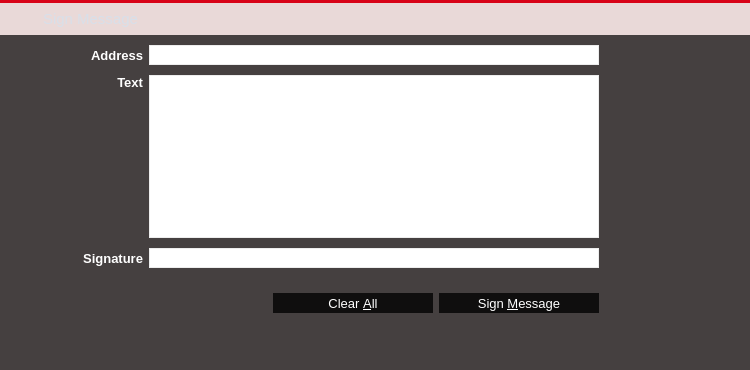
<?xml version="1.0" encoding="UTF-8"?>
<ui version="4.0">
 <class>SignMessagePage</class>
 <widget class="QWidget" name="SignMessagePage">
  <property name="geometry">
   <rect>
    <x>0</x>
    <y>0</y>
    <width>750</width>
    <height>370</height>
   </rect>
  </property>
  <property name="palette">
   <palette>
    <active>
     <colorrole role="Button">
      <brush brushstyle="SolidPattern">
       <color alpha="255">
        <red>233</red>
        <green>217</green>
        <blue>216</blue>
       </color>
      </brush>
     </colorrole>
     <colorrole role="Base">
      <brush brushstyle="SolidPattern">
       <color alpha="255">
        <red>233</red>
        <green>217</green>
        <blue>216</blue>
       </color>
      </brush>
     </colorrole>
     <colorrole role="Window">
      <brush brushstyle="SolidPattern">
       <color alpha="255">
        <red>233</red>
        <green>217</green>
        <blue>216</blue>
       </color>
      </brush>
     </colorrole>
     <colorrole role="Highlight">
      <brush brushstyle="SolidPattern">
       <color alpha="255">
        <red>235</red>
        <green>235</green>
        <blue>235</blue>
       </color>
      </brush>
     </colorrole>
     <colorrole role="HighlightedText">
      <brush brushstyle="SolidPattern">
       <color alpha="255">
        <red>171</red>
        <green>127</green>
        <blue>130</blue>
       </color>
      </brush>
     </colorrole>
    </active>
    <inactive>
     <colorrole role="Button">
      <brush brushstyle="SolidPattern">
       <color alpha="255">
        <red>233</red>
        <green>217</green>
        <blue>216</blue>
       </color>
      </brush>
     </colorrole>
     <colorrole role="Base">
      <brush brushstyle="SolidPattern">
       <color alpha="255">
        <red>233</red>
        <green>217</green>
        <blue>216</blue>
       </color>
      </brush>
     </colorrole>
     <colorrole role="Window">
      <brush brushstyle="SolidPattern">
       <color alpha="255">
        <red>233</red>
        <green>217</green>
        <blue>216</blue>
       </color>
      </brush>
     </colorrole>
     <colorrole role="Highlight">
      <brush brushstyle="SolidPattern">
       <color alpha="255">
        <red>235</red>
        <green>235</green>
        <blue>235</blue>
       </color>
      </brush>
     </colorrole>
     <colorrole role="HighlightedText">
      <brush brushstyle="SolidPattern">
       <color alpha="255">
        <red>171</red>
        <green>127</green>
        <blue>130</blue>
       </color>
      </brush>
     </colorrole>
    </inactive>
    <disabled>
     <colorrole role="Button">
      <brush brushstyle="SolidPattern">
       <color alpha="255">
        <red>233</red>
        <green>217</green>
        <blue>216</blue>
       </color>
      </brush>
     </colorrole>
     <colorrole role="Base">
      <brush brushstyle="SolidPattern">
       <color alpha="255">
        <red>233</red>
        <green>217</green>
        <blue>216</blue>
       </color>
      </brush>
     </colorrole>
     <colorrole role="Window">
      <brush brushstyle="SolidPattern">
       <color alpha="255">
        <red>233</red>
        <green>217</green>
        <blue>216</blue>
       </color>
      </brush>
     </colorrole>
     <colorrole role="Highlight">
      <brush brushstyle="SolidPattern">
       <color alpha="255">
        <red>240</red>
        <green>240</green>
        <blue>240</blue>
       </color>
      </brush>
     </colorrole>
     <colorrole role="HighlightedText">
      <brush brushstyle="SolidPattern">
       <color alpha="255">
        <red>171</red>
        <green>127</green>
        <blue>130</blue>
       </color>
      </brush>
     </colorrole>
    </disabled>
   </palette>
  </property>
  <property name="windowTitle">
   <string>Form</string>
  </property>
  <property name="styleSheet">
   <string notr="true">QLineEdit {
	border: 1px solid #ededed;
}
</string>
  </property>
  <layout class="QVBoxLayout" name="verticalLayout_4">
   <property name="spacing">
    <number>0</number>
   </property>
   <property name="margin">
    <number>0</number>
   </property>
   <item>
    <widget class="Line" name="lineBeforeAddressBook_3">
     <property name="styleSheet">
      <string notr="true">background-color: #d80317;</string>
     </property>
     <property name="frameShadow">
      <enum>QFrame::Raised</enum>
     </property>
     <property name="lineWidth">
      <number>0</number>
     </property>
     <property name="orientation">
      <enum>Qt::Horizontal</enum>
     </property>
    </widget>
   </item>
   <item>
    <widget class="QWidget" name="wHeader" native="true">
     <property name="minimumSize">
      <size>
       <width>0</width>
       <height>32</height>
      </size>
     </property>
     <property name="maximumSize">
      <size>
       <width>16777215</width>
       <height>32</height>
      </size>
     </property>
     <property name="is_header" stdset="0">
      <bool>true</bool>
     </property>
     <layout class="QHBoxLayout" name="horizontalLayout_20">
      <property name="margin">
       <number>0</number>
      </property>
      <item>
       <spacer name="horizontalSpacer_28">
        <property name="orientation">
         <enum>Qt::Horizontal</enum>
        </property>
        <property name="sizeType">
         <enum>QSizePolicy::Fixed</enum>
        </property>
        <property name="sizeHint" stdset="0">
         <size>
          <width>7</width>
          <height>20</height>
         </size>
        </property>
       </spacer>
      </item>
      <item>
       <widget class="QLabel" name="label_37">
        <property name="sizePolicy">
         <sizepolicy hsizetype="Preferred" vsizetype="Preferred">
          <horstretch>0</horstretch>
          <verstretch>0</verstretch>
         </sizepolicy>
        </property>
        <property name="minimumSize">
         <size>
          <width>30</width>
          <height>30</height>
         </size>
        </property>
        <property name="maximumSize">
         <size>
          <width>30</width>
          <height>30</height>
         </size>
        </property>
        <property name="text">
         <string/>
        </property>
        <property name="pixmap">
         <pixmap resource="../res.qrc">:/res/sign_message_icon.png</pixmap>
        </property>
       </widget>
      </item>
      <item>
       <widget class="QLabel" name="label_38">
        <property name="font">
         <font>
          <pointsize>11</pointsize>
          <stylestrategy>PreferAntialias</stylestrategy>
         </font>
        </property>
        <property name="styleSheet">
         <string notr="true">QLabel {
	color: #D8DFE9;
}</string>
        </property>
        <property name="text">
         <string>Sign Message</string>
        </property>
        <property name="buddy">
         <cstring></cstring>
        </property>
       </widget>
      </item>
     </layout>
    </widget>
   </item>
   <item>
    <widget class="QWidget" name="wContainer" native="true">
     <property name="styleSheet">
      <string notr="true">#wContainer {
	background-color: rgba(0, 0, 0, 180);
}</string>
     </property>
     <layout class="QVBoxLayout" name="verticalLayout_2">
      <property name="spacing">
       <number>0</number>
      </property>
      <property name="margin">
       <number>0</number>
      </property>
      <item>
       <layout class="QHBoxLayout" name="horizontalLayout" stretch="1,7,1">
        <property name="spacing">
         <number>0</number>
        </property>
        <item>
         <spacer name="horizontalSpacer_29">
          <property name="orientation">
           <enum>Qt::Horizontal</enum>
          </property>
          <property name="sizeHint" stdset="0">
           <size>
            <width>136</width>
            <height>216</height>
           </size>
          </property>
         </spacer>
        </item>
        <item>
         <layout class="QVBoxLayout" name="verticalLayout_3">
          <property name="topMargin">
           <number>0</number>
          </property>
          <item>
           <layout class="QGridLayout" name="gridLayout_5">
            <property name="topMargin">
             <number>6</number>
            </property>
            <property name="bottomMargin">
             <number>3</number>
            </property>
            <property name="spacing">
             <number>6</number>
            </property>
            <item row="2" column="0">
             <widget class="QLabel" name="label_40">
              <property name="font">
               <font>
                <pointsize>10</pointsize>
                <weight>75</weight>
                <bold>true</bold>
               </font>
              </property>
              <property name="styleSheet">
               <string notr="true">QLabel {
	color: #FFFFFF;
}</string>
              </property>
              <property name="text">
               <string>Signature</string>
              </property>
              <property name="alignment">
               <set>Qt::AlignRight|Qt::AlignTrailing|Qt::AlignVCenter</set>
              </property>
              <property name="margin">
               <number>5</number>
              </property>
             </widget>
            </item>
            <item row="0" column="3">
             <widget class="QPushButton" name="addressBookButton_SM">
              <property name="minimumSize">
               <size>
                <width>28</width>
                <height>28</height>
               </size>
              </property>
              <property name="maximumSize">
               <size>
                <width>28</width>
                <height>28</height>
               </size>
              </property>
              <property name="toolTip">
               <string>Choose an address from the address book</string>
              </property>
              <property name="styleSheet">
               <string notr="true">QPushButton {
	border: 0px solid gray;
	image: url(:/res/addressbook/normal.png);
}

QPushButton:!enabled {
	image: url(:/res/addressbook/disabled.png);
}

QPushButton:pressed:flat {
	image: url(:/res/addressbook/pressed.png);
}

QPushButton:hover {
	image: url(:/res/addressbook/hover.png);
}</string>
              </property>
              <property name="shortcut">
               <string>Alt+A</string>
              </property>
              <property name="flat">
               <bool>true</bool>
              </property>
             </widget>
            </item>
            <item row="0" column="2">
             <widget class="QPushButton" name="pasteButton_SM">
              <property name="minimumSize">
               <size>
                <width>28</width>
                <height>28</height>
               </size>
              </property>
              <property name="maximumSize">
               <size>
                <width>28</width>
                <height>28</height>
               </size>
              </property>
              <property name="toolTip">
               <string>Paste address from clipboard</string>
              </property>
              <property name="styleSheet">
               <string notr="true">QPushButton {
	border: 0px solid gray;
	image: url(:/res/paste/normal.png);
}

QPushButton:!enabled {
	image: url(:/res/paste/disabled.png);
}

QPushButton:pressed:flat {
	image: url(:/res/paste/pressed.png);
}

QPushButton:hover {
	image: url(:/res/paste/hover.png);
}</string>
              </property>
              <property name="shortcut">
               <string>Alt+P</string>
              </property>
              <property name="flat">
               <bool>true</bool>
              </property>
             </widget>
            </item>
            <item row="0" column="0">
             <widget class="QLabel" name="label_39">
              <property name="font">
               <font>
                <pointsize>10</pointsize>
                <weight>75</weight>
                <bold>true</bold>
               </font>
              </property>
              <property name="styleSheet">
               <string notr="true">QLabel {
	color: #FFFFFF;
}</string>
              </property>
              <property name="text">
               <string>Address</string>
              </property>
              <property name="alignment">
               <set>Qt::AlignRight|Qt::AlignTrailing|Qt::AlignVCenter</set>
              </property>
              <property name="margin">
               <number>5</number>
              </property>
             </widget>
            </item>
            <item row="0" column="1">
             <widget class="QValidatedLineEdit" name="addressIn_SM">
              <property name="minimumSize">
               <size>
                <width>0</width>
                <height>20</height>
               </size>
              </property>
              <property name="font">
               <font>
                <pointsize>10</pointsize>
               </font>
              </property>
              <property name="toolTip">
               <string>The address to sign the message with (e.g. WDS17iag9jJgTHD1VXjvLCEnZuQ3rJDE9L)</string>
              </property>
              <property name="maxLength">
               <number>34</number>
              </property>
             </widget>
            </item>
            <item row="1" column="0">
             <widget class="QLabel" name="label_41">
              <property name="font">
               <font>
                <pointsize>10</pointsize>
                <weight>75</weight>
                <bold>true</bold>
               </font>
              </property>
              <property name="styleSheet">
               <string notr="true">QLabel {
	color: #FFFFFF;
}</string>
              </property>
              <property name="text">
               <string>Text</string>
              </property>
              <property name="alignment">
               <set>Qt::AlignRight|Qt::AlignTop|Qt::AlignTrailing</set>
              </property>
              <property name="margin">
               <number>5</number>
              </property>
             </widget>
            </item>
            <item row="1" column="1">
             <widget class="QPlainTextEdit" name="messageIn_SM">
              <property name="font">
               <font>
                <pointsize>10</pointsize>
               </font>
              </property>
              <property name="toolTip">
               <string>Enter the message you want to sign here</string>
              </property>
              <property name="styleSheet">
               <string notr="true">QPlainTextEdit {
	border: 1px solid #ededed;
}</string>
              </property>
              <property name="plainText">
               <string/>
              </property>
              <property name="backgroundVisible">
               <bool>false</bool>
              </property>
             </widget>
            </item>
            <item row="2" column="2">
             <widget class="QPushButton" name="copySignatureButton_SM">
              <property name="minimumSize">
               <size>
                <width>28</width>
                <height>28</height>
               </size>
              </property>
              <property name="maximumSize">
               <size>
                <width>28</width>
                <height>28</height>
               </size>
              </property>
              <property name="toolTip">
               <string>Copy the current signature to the system clipboard</string>
              </property>
              <property name="styleSheet">
               <string notr="true">QPushButton {
	border: 0px solid gray;
	image: url(:/res/copy/normal.png);
}

QPushButton:pressed:flat {
	image: url(:/res/copy/pressed.png);
}

QPushButton:hover {
	image: url(:/res/copy/hover.png);
}</string>
              </property>
              <property name="text">
               <string/>
              </property>
              <property name="flat">
               <bool>true</bool>
              </property>
             </widget>
            </item>
            <item row="2" column="1">
             <widget class="QLineEdit" name="signatureOut_SM">
              <property name="minimumSize">
               <size>
                <width>0</width>
                <height>20</height>
               </size>
              </property>
              <property name="font">
               <font>
                <pointsize>10</pointsize>
               </font>
              </property>
              <property name="readOnly">
               <bool>true</bool>
              </property>
             </widget>
            </item>
           </layout>
          </item>
          <item>
           <widget class="QLabel" name="statusLabel_SM">
            <property name="font">
             <font>
              <pointsize>10</pointsize>
              <weight>75</weight>
              <bold>true</bold>
             </font>
            </property>
            <property name="text">
             <string/>
            </property>
            <property name="alignment">
             <set>Qt::AlignCenter</set>
            </property>
            <property name="wordWrap">
             <bool>true</bool>
            </property>
           </widget>
          </item>
          <item>
           <widget class="QWidget" name="wAcceptHolder" native="true">
            <property name="minimumSize">
             <size>
              <width>0</width>
              <height>26</height>
             </size>
            </property>
            <layout class="QHBoxLayout" name="horizontalLayout_22">
             <property name="margin">
              <number>0</number>
             </property>
             <item>
              <spacer name="horizontalSpacer_30">
               <property name="orientation">
                <enum>Qt::Horizontal</enum>
               </property>
               <property name="sizeHint" stdset="0">
                <size>
                 <width>40</width>
                 <height>20</height>
                </size>
               </property>
              </spacer>
             </item>
             <item>
              <widget class="QPushButton" name="clearButton_SM">
               <property name="minimumSize">
                <size>
                 <width>160</width>
                 <height>20</height>
                </size>
               </property>
               <property name="maximumSize">
                <size>
                 <width>160</width>
                 <height>20</height>
                </size>
               </property>
               <property name="font">
                <font>
                 <pointsize>10</pointsize>
                 <stylestrategy>PreferAntialias</stylestrategy>
                </font>
               </property>
               <property name="toolTip">
                <string>Reset all sign message fields</string>
               </property>
               <property name="styleSheet">
                <string notr="true">QPushButton {
	background-color: rgba(0, 0, 0, 200);
	color: #FFFFFF;
	border: 0px solid gray;
	max-height: 20px;
	min-height: 20px;
	max-width: 160px;
	min-width: 160px;
}

QPushButton:hover {
	background-color: #d80317;
}

QPushButton:pressed:flat {
	background-color: #d80317;
}</string>
               </property>
               <property name="text">
                <string>Clear &amp;All</string>
               </property>
               <property name="flat">
                <bool>true</bool>
               </property>
              </widget>
             </item>
             <item>
              <widget class="QPushButton" name="signMessageButton_SM">
               <property name="font">
                <font>
                 <pointsize>10</pointsize>
                 <stylestrategy>PreferAntialias</stylestrategy>
                </font>
               </property>
               <property name="toolTip">
                <string>Sign the message to prove you own this Blazecoin address</string>
               </property>
               <property name="styleSheet">
                <string notr="true">QPushButton {
    background-color: rgba(0, 0, 0, 200);
	color: #FFFFFF;
	border: 0px solid gray;
	max-height: 20px;
	min-height: 20px;
	max-width: 160px;
	min-width: 160px;
}

QPushButton:hover {
	background-color: #d80317;
}

QPushButton:pressed:flat {
	background-color: #d80317;
}</string>
               </property>
               <property name="text">
                <string>Sign &amp;Message</string>
               </property>
               <property name="flat">
                <bool>true</bool>
               </property>
              </widget>
             </item>
             <item>
              <spacer name="horizontalSpacer">
               <property name="orientation">
                <enum>Qt::Horizontal</enum>
               </property>
               <property name="sizeType">
                <enum>QSizePolicy::Fixed</enum>
               </property>
               <property name="sizeHint" stdset="0">
                <size>
                 <width>68</width>
                 <height>20</height>
                </size>
               </property>
              </spacer>
             </item>
            </layout>
           </widget>
          </item>
         </layout>
        </item>
        <item>
         <spacer name="horizontalSpacer_31">
          <property name="orientation">
           <enum>Qt::Horizontal</enum>
          </property>
          <property name="sizeHint" stdset="0">
           <size>
            <width>136</width>
            <height>20</height>
           </size>
          </property>
         </spacer>
        </item>
       </layout>
      </item>
      <item>
       <spacer name="verticalSpacer">
        <property name="orientation">
         <enum>Qt::Vertical</enum>
        </property>
        <property name="sizeHint" stdset="0">
         <size>
          <width>20</width>
          <height>82</height>
         </size>
        </property>
       </spacer>
      </item>
     </layout>
    </widget>
   </item>
  </layout>
 </widget>
 <customwidgets>
  <customwidget>
   <class>QValidatedLineEdit</class>
   <extends>QLineEdit</extends>
   <header>qvalidatedlineedit.h</header>
  </customwidget>
 </customwidgets>
 <resources>
  <include location="../res.qrc"/>
 </resources>
 <connections/>
</ui>
